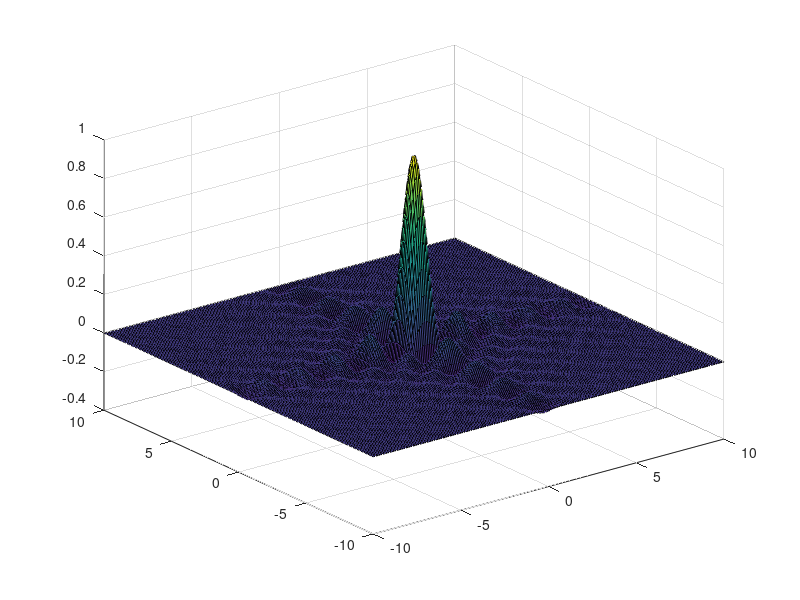

Write the MATLAB code that produced this figure.
clear;clc
x=linspace(-10,10,200);
y=linspace(-10,10,200);
for i=1:length(x)
    for j=1:length(y)      
        x1=x(i)*pi;
        y1=y(j)*pi;
        x2=sin(x1)/x1;
         y2=sin(y1)/y1;
        z(i,j)=x2*y2;
    end
end
[x,y]=meshgrid(x,y);
surf(x,y,z)